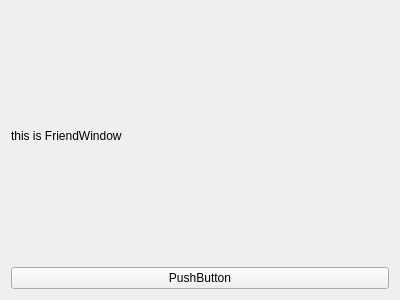
<?xml version="1.0" encoding="UTF-8"?>
<ui version="4.0">
 <class>FriendWindow</class>
 <widget class="QWidget" name="FriendWindow">
  <property name="geometry">
   <rect>
    <x>0</x>
    <y>0</y>
    <width>400</width>
    <height>300</height>
   </rect>
  </property>
  <property name="windowTitle">
   <string>Form</string>
  </property>
  <layout class="QVBoxLayout" name="verticalLayout">
   <item>
    <widget class="QLabel" name="label">
     <property name="text">
      <string>this is FriendWindow</string>
     </property>
    </widget>
   </item>
   <item>
    <widget class="QPushButton" name="pushButton">
     <property name="text">
      <string>PushButton</string>
     </property>
    </widget>
   </item>
  </layout>
 </widget>
 <resources/>
 <connections/>
</ui>
